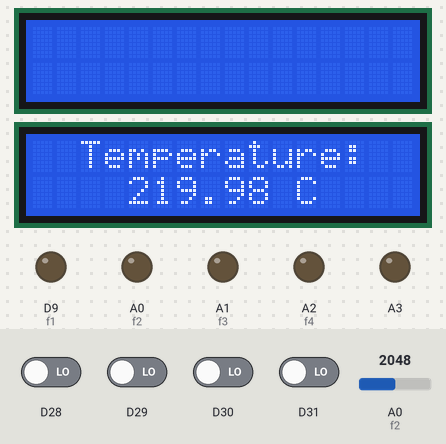
Bench run of a sketch on a simulated Particle Photon. Parts: 2 × 16×2 character LCD, output pins drawn as LEDs (lit = HIGH). The test bench sets the inputs (shaded band); at power-on: D28–31 LOW, A0 (f2) = 2048.

Above: at 3.7 s.
3.8 s: D28 driven HIGH
At 5.2 s:
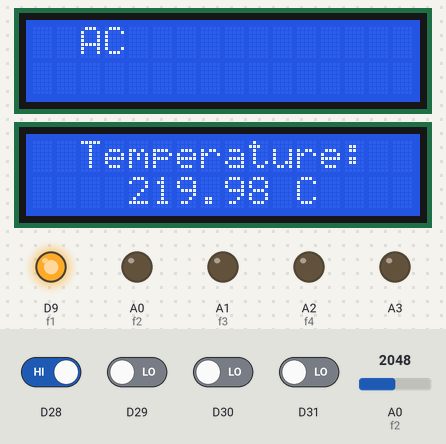
5.5 s: D29 driven HIGH
At 6.5 s:
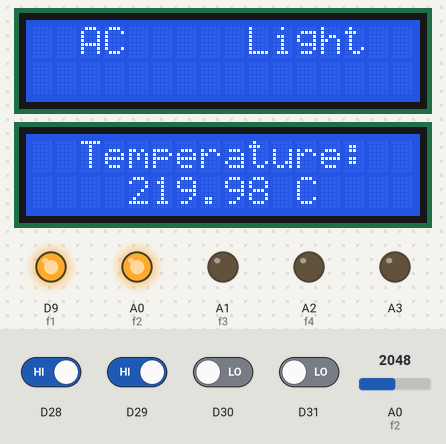
7.0 s: D30 driven HIGH
At 7.8 s:
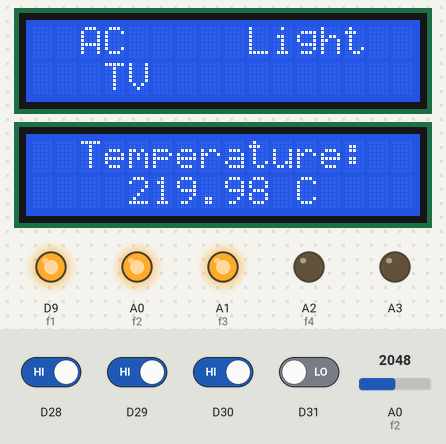
8.6 s: D31 driven HIGH
At 9.2 s:
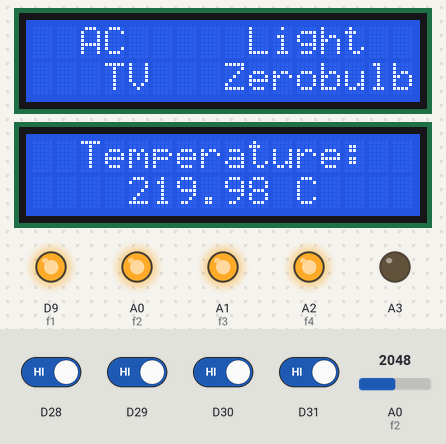
10.1 s: A0 (f2) set to 1000
At 11.0 s:
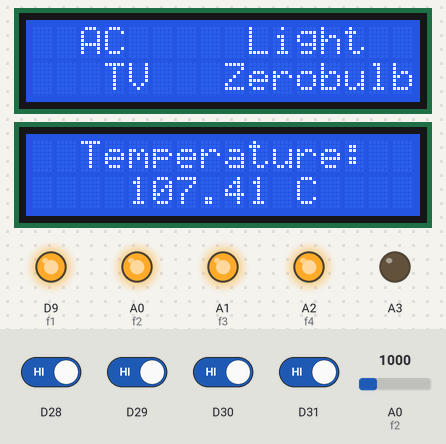
12.0 s: A0 (f2) set to 903
At 12.8 s:
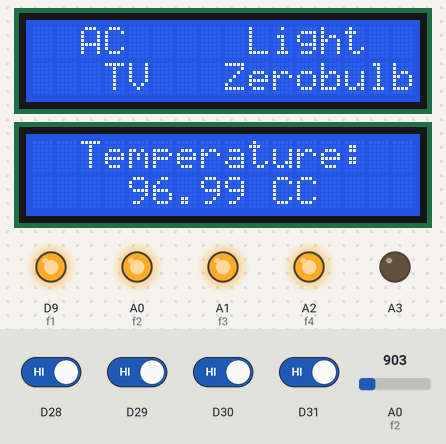
Timing chart, 0 to 14.8 s (numbered marks = the images above; inputs shaded):
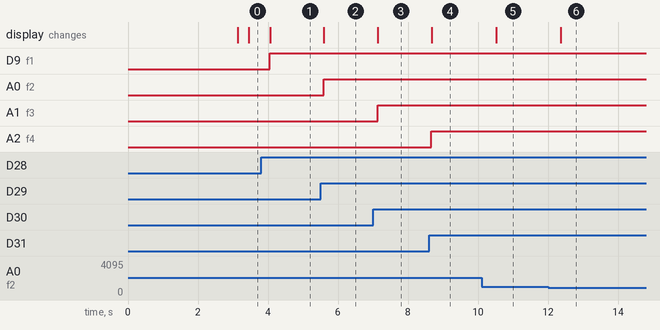

The sketch:

iot_switching.ino
```cpp
/************************Remote controlled switches************************/
/*************************MADE BY HEMANT AND GIRISH************************/
#include<SPI.h>
#include<LiquidCrystal.h>

LiquidCrystal lcd1(7,6,5,4,3,2);
LiquidCrystal lcd2(27,26,25,24,23,22);


#define f1 9
#define f2 10
#define f3 11
#define f4 12

int i=0,j=0,k=0,l=0;
int power1=0;
float temp, tempraw;

void setup()
{

  analogReference(INTERNAL1V1);
  Serial.begin(9600);
  lcd1.begin(16,2);
  lcd2.begin(16,2);
  lcd1.setCursor(0,0);
  lcd1.print(" Welcome to the ");
  lcd1.setCursor(0,1);
  lcd1.print("  world of IoT  ");
  lcd2.setCursor(0,0);
  lcd2.print("    ECE Expo    ");
  lcd2.setCursor(0,1);
  lcd2.print("   Project TK   ");

  pinMode(f1,OUTPUT);
  pinMode(f2,OUTPUT);
  pinMode(f3,OUTPUT);
  pinMode(f4,OUTPUT);

  pinMode(28,INPUT);
  pinMode(29,INPUT);
  pinMode(30,INPUT);
  pinMode(31,INPUT);
  pinMode(32,INPUT);
  pinMode(33,INPUT);

  pinMode(13,OUTPUT);

  pinMode(8,INPUT);

}

//float humi, pretruehumconst,pretruehum,truehum;
//float samples[8];
//float tempc=0;

int a=0;
void loop()
{
    if (a==0)
    {
    delay(3000);
    lcd1.clear();
    lcd2.clear();
    a=1;
    }

    digitalWrite(13, LOW);
    tempraw=analogRead(0);
    temp=tempraw/9.31;
    delay(300);
/*
    humi = (analogRead(1)/5) - 25.8;
    pretruehumconst = 0.00216*temp;
    pretruehum = 1.0546-pretruehumconst;
    truehum = humi/pretruehum ;
*/
    lcd2.setCursor(0,0);
    lcd2.print("  Temperature:  ");
    lcd2.setCursor(4,1);
    lcd2.print(temp);
    lcd2.print(" C");
    /*
    lcd2.setCursor(0,1);
    lcd2.print("Humidity: ");
    lcd2.print(truehum);
    lcd2.print(" %");
    */
    if(digitalRead(28)==HIGH)        // key 1
     {
        digitalWrite(f1, HIGH);
        lcd1.setCursor(0,0);
        lcd1.print("  AC   ");
       }
       else
       {
        digitalWrite(f1, LOW);
          lcd1.setCursor(0,0);
          lcd1.print("        ");
       }


    if(digitalRead(29)==HIGH)    //  key 2
     {
       digitalWrite(f2, HIGH);
       lcd1.setCursor(8,0);
       lcd1.print(" Light  ");
      }
      else
      {
        digitalWrite(f2, LOW);
       lcd1.setCursor(8,0);
       lcd1.print("        ");
      }


    if(digitalRead(30)==HIGH)    //  key 3
     {
       digitalWrite(f3, HIGH);
       lcd1.setCursor(0,1);
       lcd1.print("   TV   ");
      }
      else
      {
        digitalWrite(f3, LOW);
       lcd1.setCursor(0,1);
       lcd1.print("        ");
      }


    if(digitalRead(31)==HIGH)    //  key 4
     {
       digitalWrite(f4, HIGH);
       lcd1.setCursor(8,1);
       lcd1.print("Zerobulb");
      }
      else
      {
        digitalWrite(f4, LOW);
       lcd1.setCursor(8,1);
       lcd1.print("        ");
      }


     /***************SLEEP**************

     if(digitalRead(32)==HIGH)  //Red key
      {
        for (power1=9;power1<13;power1++)
          {
            digitalWrite(power1,LOW);
          }

    lcd1.setCursor(0,0);
    lcd1.print(" Welcome to the ");
    lcd1.setCursor(0,1);
    lcd1.print("  world of IoT  ");
    lcd2.setCursor(0,0);
    lcd2.print("    ECE Expo    ");
    lcd2.setCursor(0,1);
    lcd2.print("   Project TK   ");
        i=0;
        j=0;
        k=0;
        l=0;
        }

    /************All HIGH*************

     if (digitalRead(33)==HIGH)
      {
        for (power1=9;power1<13;power1++)
          {
            digitalWrite(power1,HIGH);
          }
       lcd1.setCursor(0,0);
       lcd1.print("  Fan   ");
       lcd1.setCursor(8,0);
       lcd1.print(" Light  ");
       lcd1.setCursor(0,1);
       lcd1.print("   TV   ");
       lcd1.setCursor(8,1);
       lcd1.print("Zerobulb");
   }
   */
}
```

Measured:
- the behaviour switches between 931 and 930 on A0 (f2) (found by bisection; images 5 and 6)
- after the input at 3.8 s, D9 (f1): LOW → HIGH after 0.26 s; the display: changes after 0.26 s (image 1)
- after the input at 5.5 s, A0 (f2): LOW → HIGH after 0.09 s; the display: changes after 0.10 s (image 2)
- after the input at 7.0 s, A1 (f3): LOW → HIGH after 0.13 s; the display: changes after 0.13 s (image 3)
- after the input at 8.6 s, A2 (f4): LOW → HIGH after 0.07 s; the display: changes after 0.07 s (image 4)
- after the input at 10.1 s, the display: changes after 0.42 s (image 5)
- after the input at 12.0 s, the display: changes after 0.36 s (image 6)
